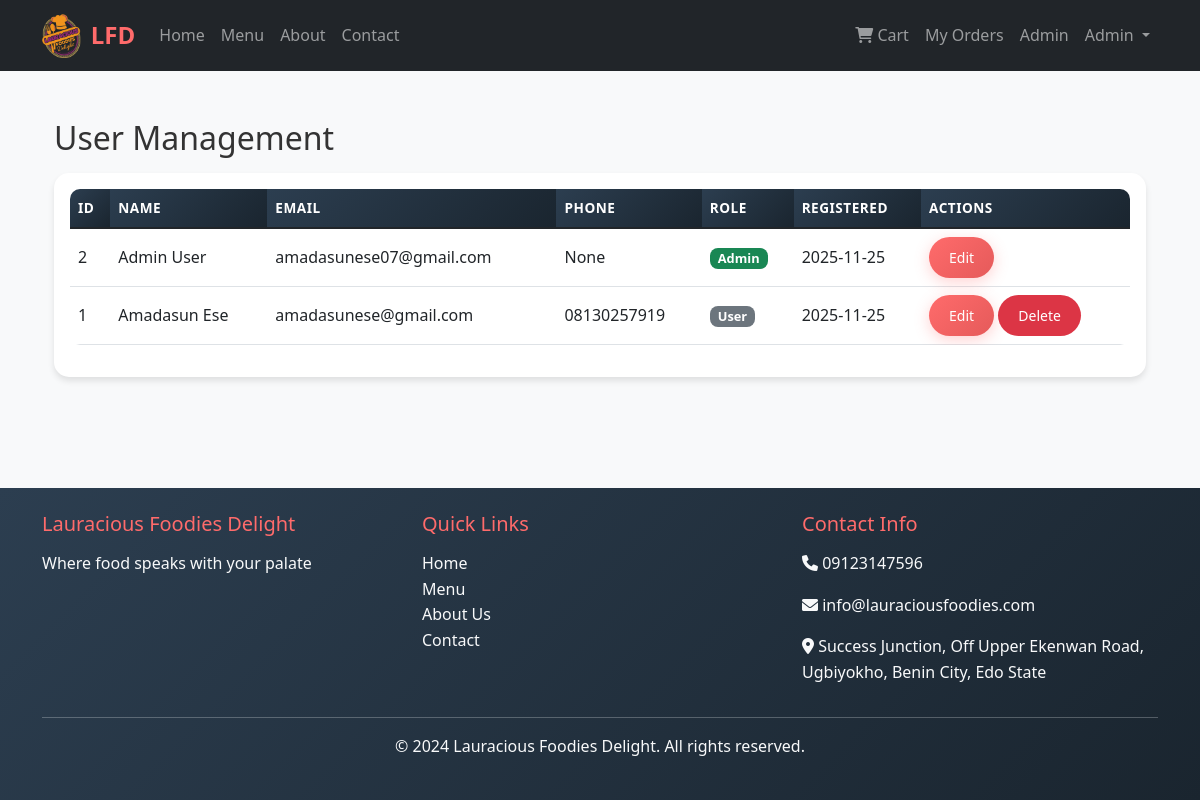
The app's page /admin/users (signed in), older data.
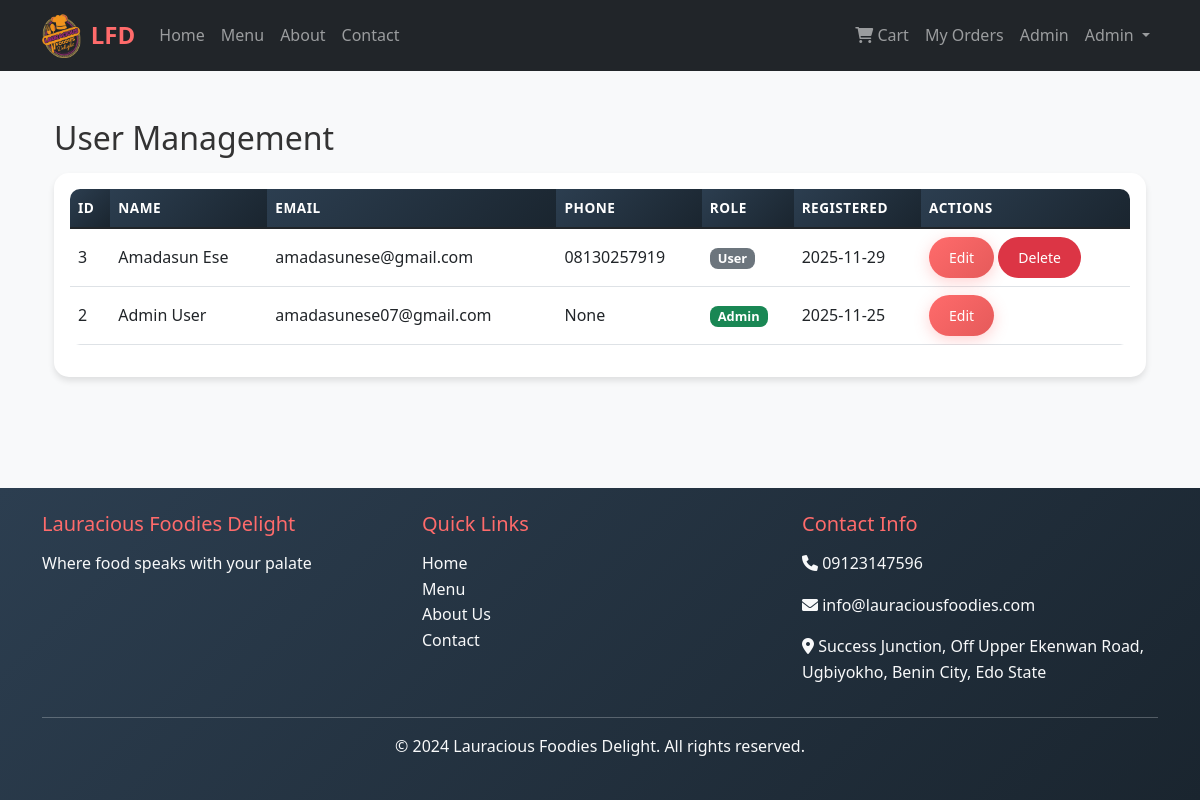
The same page, newer data.
### app/models.py (models this page shows, shortened)
class User(UserMixin, db.Model):
    id = db.Column(db.Integer, primary_key=True)
    username = db.Column(db.String(80), unique=True, nullable=False)
    email = db.Column(db.String(120), unique=True, nullable=False)
    password_hash = db.Column(db.String(128))
    first_name = db.Column(db.String(50), nullable=False)
    last_name = db.Column(db.String(50), nullable=False)
    phone = db.Column(db.String(20))
    address = db.Column(db.Text)
    is_admin = db.Column(db.Boolean, default=False)
    created_at = db.Column(db.DateTime, default=datetime.utcnow)
    orders = db.relationship('Order', backref='customer', lazy='dynamic')

### app/routes/admin.py (the view)
@bp.route('/users')
@login_required
def users():
    if not current_user.is_admin:
        flash("Access denied", "danger")
        return redirect(url_for('main.index'))
    users = User.query.order_by(User.created_at.desc()).all()
    return render_template('admin/users.html', users=users)

### app/routes/admin.py (called while the page is built)
@bp.before_request
@login_required
def require_admin():
    if not current_user.is_admin:
        flash('Access denied. Admin privileges required.', 'danger')
        return redirect(url_for('main.index'))

### app/templates/admin/users.html (shortened to what this page needs)
{% extends "base.html" %}
{% block content %}
<div class="container mt-4">
    <h2 class="mb-3">User Management</h2>
    <div class="card">
        <div class="card-body table-responsive">
            <table class="table table-hover align-middle">
                <thead>
                    <tr>
                        <th>ID</th>
                        <th>Name</th>
                        <th>Email</th>
                        <th>Phone</th>
                        <th>Role</th>
                        <th>Registered</th>
                        <th>Actions</th>
                    </tr>
                </thead>
                <tbody>
                    {% for user in users %}
                    <tr>
                        <td>{{ user.id }}</td>
                        <td>{{ user.first_name }} {{ user.last_name }}</td>
                        <td>{{ user.email }}</td>
                        <td>{{ user.phone }}</td>
                        <td>
                            {% if user.is_admin %}
                                <span class="badge bg-success">Admin</span>
                            {% else %}
                                <span class="badge bg-secondary">User</span>
                            {% endif %}
                        </td>
                        <td>{{ user.created_at.strftime('%Y-%m-%d') }}</td>
                        <td>
                            <a href="{{ url_for('admin.edit_user', user_id=user.id) }}" class="btn btn-sm btn-primary">
                                Edit
                            </a>
                            {% if not user.is_admin %}
                            <form method="POST" action="{{ url_for('admin.delete_user', user_id=user.id) }}" class="d-inline"
                                  onsubmit="return confirm('Delete this user?');">
                                <button class="btn btn-sm btn-danger">Delete</button>
                            </form>
                            {% endif %}
                        </td>
                    </tr>
                    {% endfor %}
                </tbody>
            </table>
        </div>
    </div>
</div>
{% endblock %}

### app/templates/base.html (shortened to what this page needs)
<!DOCTYPE html>
<html lang="en">
<head>
    <link href="https://cdn.jsdelivr.net/npm/bootstrap@5.1.3/dist/css/bootstrap.min.css" rel="stylesheet">
    <link rel="stylesheet" href="https://cdnjs.cloudflare.com/ajax/libs/font-awesome/6.0.0/css/all.min.css">
    <link rel="stylesheet" href="{{ url_for('static', filename='css/style.css') }}">
</head>
<body class="d-flex flex-column min-vh-100">
    <nav class="navbar navbar-expand-lg navbar-dark bg-dark">
        <div class="container">
            <a class="navbar-brand d-flex align-items-center" href="{{ url_for('main.index') }}">
                <img src="{{ url_for('static', filename='images/log.png') }}"
                     alt="Lauracious Logo"
                     style="height: 45px; width: auto; margin-right: 10px; border-radius: 5px;">
                <span>LFD</span>
            </a>
            <div class="collapse navbar-collapse" id="navbarNav">
                <ul class="navbar-nav me-auto">
                    <li class="nav-item">
                        <a class="nav-link" href="{{ url_for('main.index') }}">Home</a>
                    </li>
                    <li class="nav-item">
                        <a class="nav-link" href="{{ url_for('menu.menu') }}">Menu</a>
                    </li>
                    <li class="nav-item">
                        <a class="nav-link" href="{{ url_for('main.about') }}">About</a>
                    </li>
                    <li class="nav-item">
                        <a class="nav-link" href="{{ url_for('main.contact') }}">Contact</a>
                    </li>
                </ul>
                <ul class="navbar-nav">
                    {% if current_user.is_authenticated %}
                        <li class="nav-item">
                            <a class="nav-link position-relative" href="{{ url_for('orders.cart') }}">
                              <i class="fas fa-shopping-cart"></i> Cart
                            </a>
                          </li>
                        <li class="nav-item">
                            <a class="nav-link" href="{{ url_for('orders.my_orders') }}">My Orders</a>
                        </li>
                        {% if current_user.is_admin %}
                        <li class="nav-item">
                            <a class="nav-link" href="{{ url_for('admin.dashboard') }}">Admin</a>
                            </li>
                        {% endif %}
                        <li class="nav-item dropdown">
                            <a class="nav-link dropdown-toggle" href="#" id="navbarDropdown" data-bs-toggle="dropdown">
                                {{ current_user.first_name }}
                            </a>
                        </li>
                    {% endif %}
                </ul>
            </div>
        </div>
    </nav>
    <main class="container my-4 flex-grow-1">
        {% block content %}{% endblock %}
    </main>
    <footer class="bg-dark text-light mt-5 py-4">
        <div class="container">
            <div class="row">
                <div class="col-md-4">
                    <h5>Lauracious Foodies Delight</h5>
                    <p>Where food speaks with your palate</p>
                </div>
                <div class="col-md-4">
                    <h5>Quick Links</h5>
                    <ul class="list-unstyled">
                        <li><a href="{{ url_for('main.index') }}" class="text-light">Home</a></li>
                        <li><a href="{{ url_for('menu.menu') }}" class="text-light">Menu</a></li>
                        <li><a href="{{ url_for('main.about') }}" class="text-light">About Us</a></li>
                        <li><a href="{{ url_for('main.contact') }}" class="text-light">Contact</a></li>
                    </ul>
                </div>
                <div class="col-md-4">
                    <h5>Contact Info</h5>
                    <p><i class="fas fa-phone"></i> 09123147596</p>
                    <p><i class="fas fa-envelope"></i> info@lauraciousfoodies.com</p>
                    <p><i class="fas fa-map-marker-alt"></i> Success Junction, Off Upper Ekenwan Road, Ugbiyokho, Benin City, Edo State</p>
                </div>
            </div>
            <hr class="bg-light">
            <div class="text-center">
                <p>&copy; 2024 Lauracious Foodies Delight. All rights reserved.</p>
            </div>
        </div>
    </footer>
</body>
</html>

### app/static/css/style.css (style rules this page uses)
:root { --primary-color: #ff6b6b; --secondary-color: #4ecdc4; --dark-color: #2c3e50; --light-color: #ecf0f1; --success-color: #28a745; --warning-color: #ffc107; --danger-color: #dc3545; --info-color: #17a2b8; }
* { box-sizing: border-box; }
body { font-family: 'Segoe UI', Tahoma, Geneva, Verdana, sans-serif; line-height: 1.6; color: #333; background-color: #f8f9fa; }
.navbar-brand { font-weight: bold; font-size: 1.5rem; color: var(--primary-color) !important; }
.navbar-nav .nav-link { font-weight: 500; transition: color 0.3s ease; }
.card { transition: all 0.3s ease; border: none; border-radius: 15px; overflow: hidden; box-shadow: 0 4px 6px rgba(0, 0, 0, 0.1); }
.btn { border-radius: 25px; padding: 10px 20px; font-weight: 500; transition: all 0.3s ease; border: none; }
.btn-primary { background: linear-gradient(135deg, var(--primary-color), #e55a5a); box-shadow: 0 4px 15px rgba(255, 107, 107, 0.3); }
.table { border-radius: 10px; overflow: hidden; }
.table thead th { background: linear-gradient(135deg, var(--dark-color), #1a252f); color: white; border: none; font-weight: 600; text-transform: uppercase; font-size: 0.85rem; letter-spacing: 0.5px; }
footer { background: linear-gradient(135deg, var(--dark-color), #1a252f); margin-top: auto; }
footer h5 { color: var(--primary-color); margin-bottom: 15px; }
footer a { color: #bdc3c7; text-decoration: none; transition: color 0.3s ease; }
.badge { font-size: 0.8rem; padding: 4px 8px; border-radius: 8px; }

Row changes from the older to the newer data that the page shows:
removed User: id "1", first_name "Amadasun", last_name "Ese", email "amadasunese@gmail.com", phone "08130257919", is_admin "User", created_at "2025-11-25"
added User: id "3", first_name "Amadasun", last_name "Ese", email "amadasunese@gmail.com", phone "08130257919", is_admin "User", created_at "2025-11-29"
